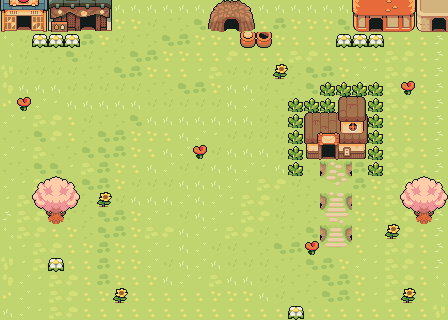

Rendered tile map (Tiled .tmx) drawn with the repository's tilesets; below, a short description and the map source with its tile grids summarised:
An orthogonal 28x20 tile map with 16x16 px tiles, 5 tile layers (floor, walls, furniture, furniture 2, ...), 6 tilesets and 3 objects (mystuff, mything).

<map version="1.9" tiledversion="1.9.2" orientation="orthogonal" renderorder="right-down" width="28" height="20" tilewidth="16" tileheight="16" infinite="0" nextlayerid="12" nextobjectid="6">
 <tileset firstgid="1" source="Sources/Grass tiles v.2.tsx" />
 <tileset firstgid="78" source="Sources/Tall Grass hill tiles v.2.tsx" />
 <tileset firstgid="126" source="Sources/TilesetNature.tsx" />
 <tileset firstgid="462" source="Sources/TilesetHouse.tsx" />
 <tileset firstgid="1221" source="Sources/Wooden House.tsx" />
 <tileset firstgid="1557" source="../assetpacks/ninja/Backgrounds/Tilesets/TilesetNature.tsx" />
 <objectgroup id="11" name="animation">
  <object id="5" gid="1833" x="432.964" y="319.446" width="16" height="16" />
 </objectgroup>
 <layer id="6" name="floor" width="28" height="20">
  <data>[560 cells, 515 non-empty, 30 distinct tile ids]</data>
 </layer>
 <layer id="1" name="walls" width="28" height="20">
  <data>[560 cells, 91 non-empty, 9 distinct tile ids]</data>
 </layer>
 <objectgroup id="4" name="interactables">
  <object id="1" name="mystuff" x="57.8313" y="15.6626" width="80.7229" height="69.2771">
   <properties>
    <property name="mypropname" value="yesyes" />
   </properties>
  </object>
  <object id="2" name="mything" gid="1738" x="257.662" y="22.4579" width="16" height="16">
   <properties>
    <property name="pleasework" value="please" />
   </properties>
  </object>
 </objectgroup>
 <layer id="2" name="furniture" width="28" height="20">
  <data>[560 cells, 65 non-empty, 36 distinct tile ids]</data>
 </layer>
 <layer id="3" name="furniture 2" width="28" height="20">
  <data>[560 cells, 18 non-empty, 18 distinct tile ids]</data>
 </layer>
 <layer id="9" name="over layer" width="28" height="20">
  <data>[560 cells, 24 non-empty, 12 distinct tile ids]</data>
 </layer>
</map>
